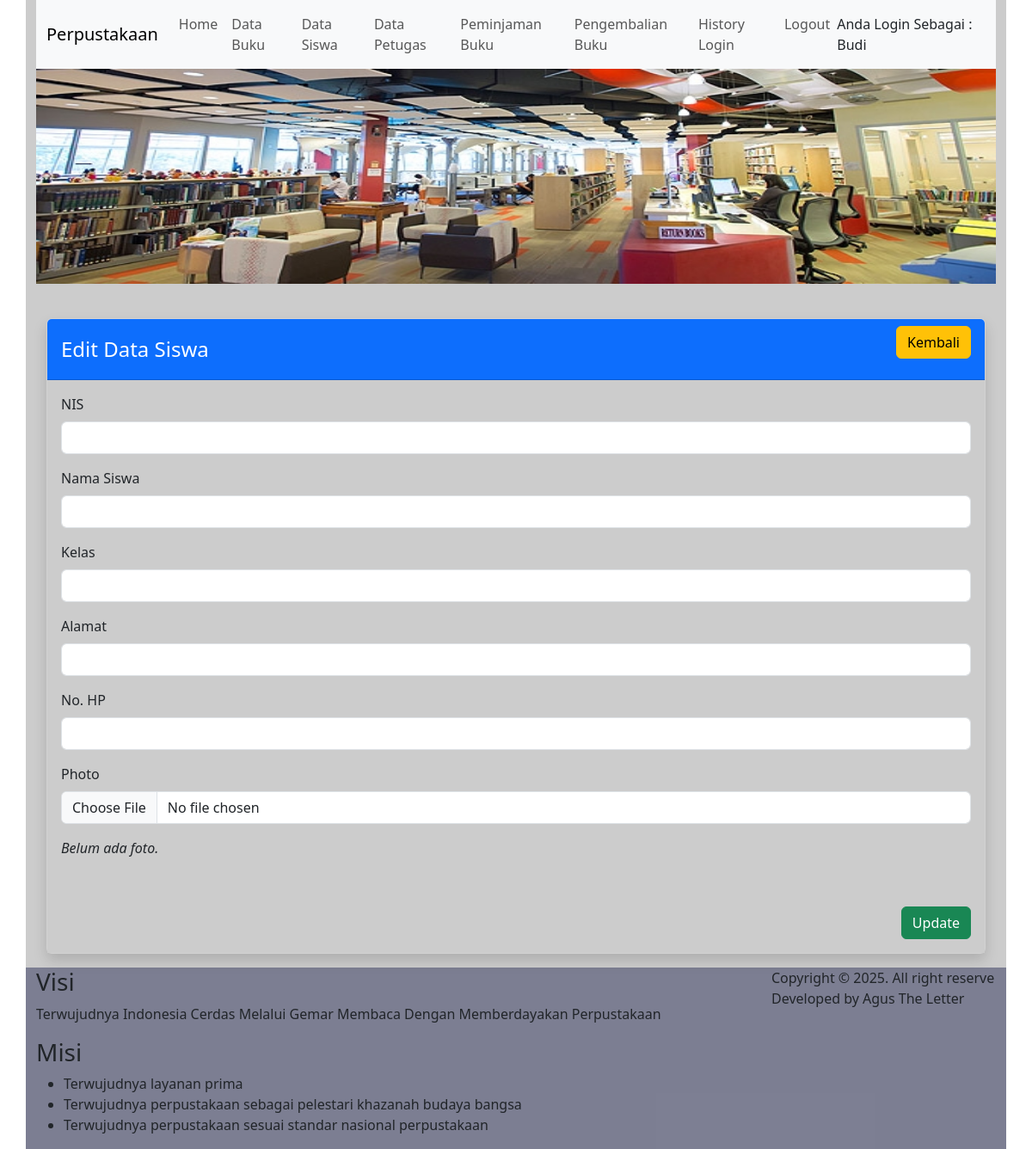
The app's page /siswa/edit/259 (signed in), older data.
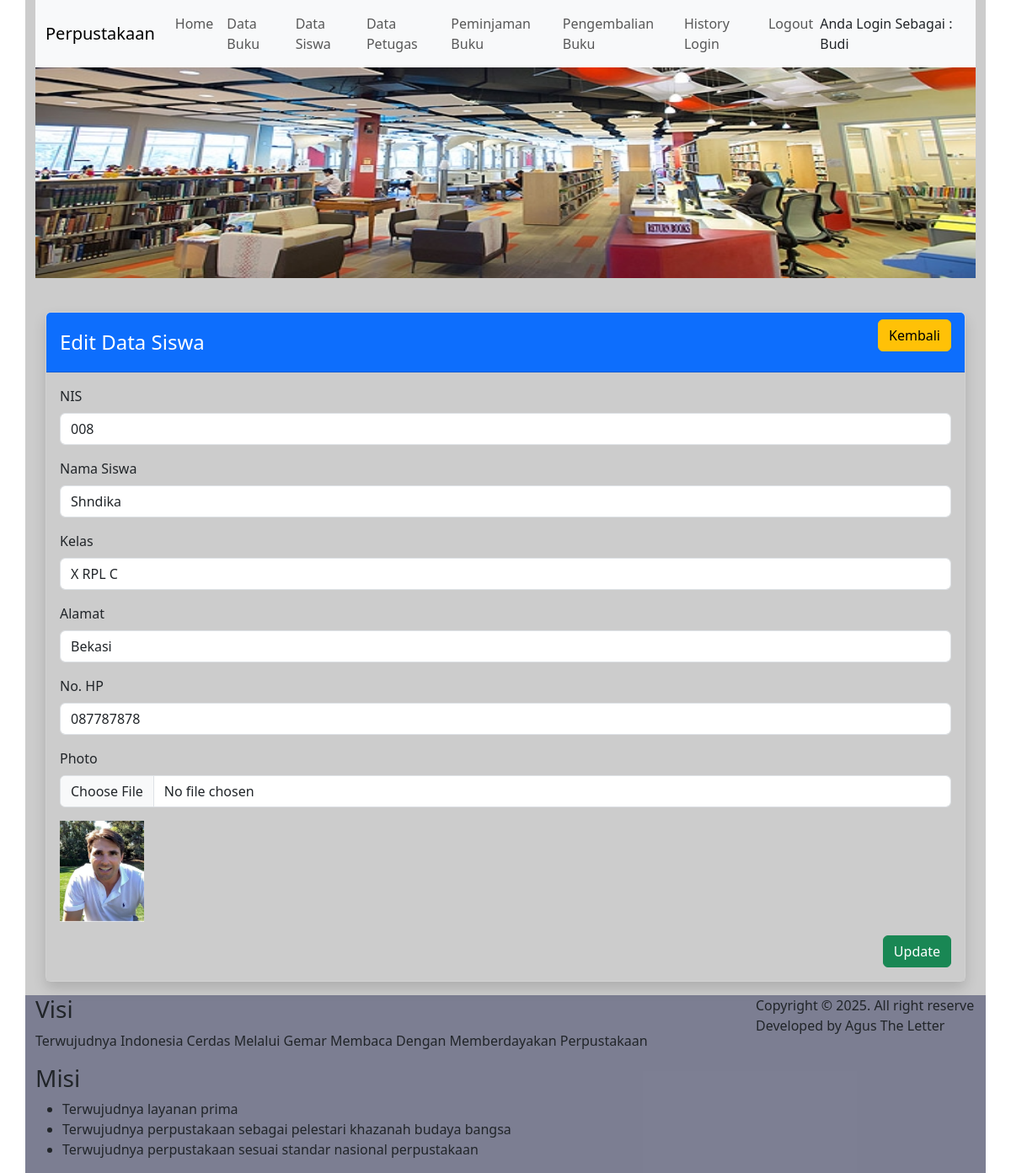
The same page, newer data.
### tables this page shows
CREATE TABLE tbl_siswa (
                id_siswa INTEGER PRIMARY KEY AUTOINCREMENT,
                nis TEXT UNIQUE NOT NULL,
                nama_siswa TEXT NOT NULL,
                kelas TEXT NOT NULL,
                alamat TEXT,
                hp_siswa TEXT,
                photo TEXT
            );

### modul/siswa/routes_siswa.py (the view, shortened to what this page needs)
@siswa_bp.route('/siswa/edit/<int:id_siswa>', methods=['GET', 'POST'])
@login_required
def siswa_edit(id_siswa):
    koneksi = connect_db()
    koneksi.row_factory = sqlite3.Row
    siswa = koneksi.execute("SELECT * FROM tbl_siswa WHERE id_siswa=?", (id_siswa,)).fetchone()
    koneksi.close()
    return render_template('siswa/siswa_edit.html', siswa=siswa)

### app.py (called while the page is built)
@app.after_request
def add_header(response):
    response.headers['Cache-Control'] = 'no-store, no-cache, must-revalidate, post-check=0, pre-check=0, max-age=0'
    response.headers['Pragma'] = 'no-cache'
    response.headers['Expires'] = '-1'
    return response

### auth_utils.py (called while the page is built)
def login_required(f):
    @wraps(f)
    def decorated_function(*args, **kwargs):
        if 'login' not in session:
            return redirect(url_for('login'))
        return f(*args, **kwargs)
    return decorated_function

### database.py (called while the page is built)
def connect_db():
    return sqlite3.connect('perpustakaan_python.db')

### templates/siswa/siswa_edit.html (shortened to what this page needs)
{% extends 'index.html' %}
{% block content %}
<div class="container mt-4">
    <div class="card shadow rounded">
        <div class="card-header bg-primary text-white d-flex justify-content-between align-items-center">
            <h4 class="mb-0">Edit Data Siswa</h4>
            <a href="{{ url_for('siswa.siswa_tampil') }}" class="btn btn-warning mb-3">Kembali</a>
        </div>
        <div class="card-body" style="background:#ccc">
            <form method="post" enctype="multipart/form-data">
                <div class="mb-3">
                    <label for="nis" class="form-label">NIS</label>
                    <input type="number" class="form-control" id="nis" name="nis" value="{{ siswa[1] }}" required>
                </div>
                <div class="mb-3">
                    <label for="nama_siswa" class="form-label">Nama Siswa</label>
                    <input type="text" class="form-control" id="nama_siswa" name="nama_siswa" value="{{ siswa[2] }}" required>
                </div>
                <div class="mb-3">
                    <label for="kelas" class="form-label">Kelas</label>
                    <input type="text" class="form-control" id="kelas" name="kelas" value="{{ siswa[3] }}" required>
                </div>
                <div class="mb-3">
                    <label for="alamat" class="form-label">Alamat</label>
                    <input type="text" class="form-control" id="alamat" name="alamat" value="{{ siswa[4] }}" required>
                </div>
                <div class="mb-3">
                    <label for="hp_siswa" class="form-label">No. HP</label>
                    <input type="number" class="form-control" id="hp_siswa" name="hp_siswa" value="{{ siswa[5] }}" required>
                </div>
                <div class="mb-3">
                    <label for="photo" class="form-label">Photo</label>
                    <input type="file" class="form-control" id="photo" name="photo">
                </div>
                {% if siswa[6] %}
                    <img src="{{ url_for('static', filename='gambar/siswa/' ~ siswa[6]) }}" width="100px" height="120px">
                {% else %}
                    <p><em>Belum ada foto.</em></p>
                {% endif %}
                <br>
                <div class="d-flex justify-content-end mt-3">
                    <button type="submit" class="btn btn-success" onclick="return confirm('Yakin mau edit siswa ini?')">Update</button>
                </div>
            </form>
        </div>
    </div>
</div>
{% endblock %}

Row changes from the older to the newer data that the page shows:
added tbl_siswa: nis "008", nama_siswa "Shndika", kelas "X RPL C", alamat "Bekasi", hp_siswa "087787878", photo (picture)
Text that changed along with them:
text no longer shown: "Belum ada foto."
